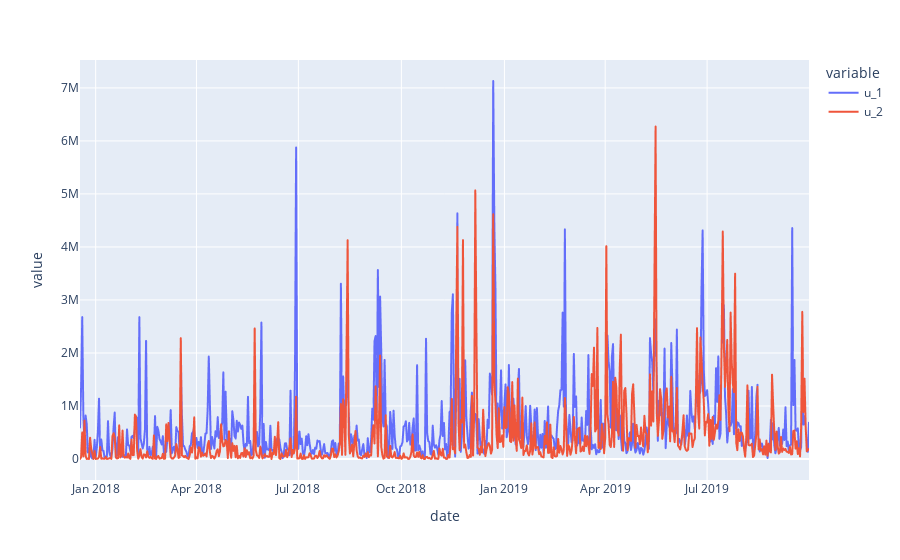

The notebook cell this image was saved under:
### Code cell
debt_market_df[['u_1', 'u_2']].plot()

### Figure 1 — Plotly figure (JSON) as saved in the notebook; plotly's stock layout.template omitted (floating-point values rounded to 4 significant figures; data arrays with more than 128 entries replaced by an {"elided": "..."} marker saying what was removed)
{"data": [{"hovertemplate": "variable=u_1<br>date=%{x}<br>value=%{y}<extra></extra>", "legendgroup": "u_1", "line": {"color": "#636efa", "dash": "solid"}, "mode": "lines", "name": "u_1", "showlegend": true, "type": "scattergl", "x": {"elided": "652 str values"}, "xaxis": "x", "y": {"elided": "652 float values"}, "yaxis": "y"}, {"hovertemplate": "variable=u_2<br>date=%{x}<br>value=%{y}<extra></extra>", "legendgroup": "u_2", "line": {"color": "#EF553B", "dash": "solid"}, "mode": "lines", "name": "u_2", "showlegend": true, "type": "scattergl", "x": {"elided": "652 str values"}, "xaxis": "x", "y": {"elided": "652 float values"}, "yaxis": "y"}], "layout": {"legend": {"title": {"text": "variable"}, "tracegroupgap": 0}, "margin": {"t": 60}, "xaxis": {"anchor": "y", "domain": [0, 1], "title": {"text": "date"}}, "yaxis": {"anchor": "x", "domain": [0, 1], "title": {"text": "value"}}}}
